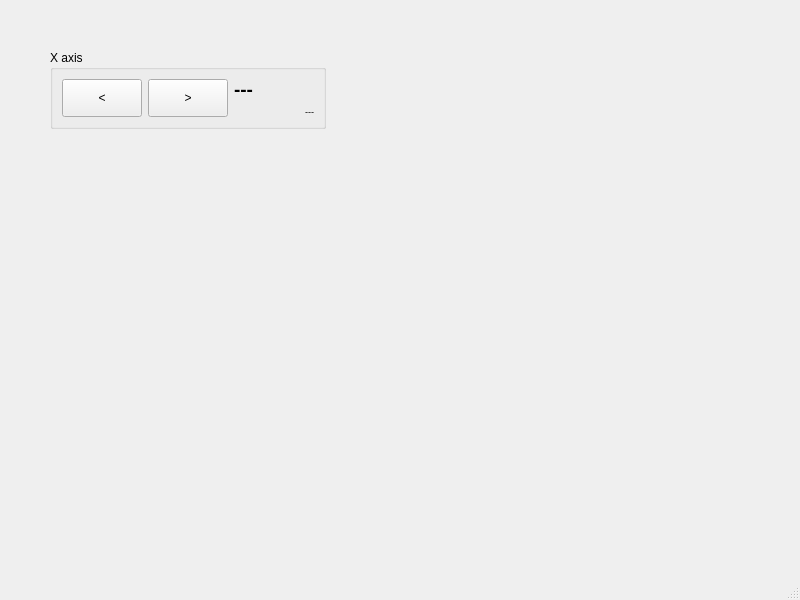
<?xml version="1.0" encoding="UTF-8"?>
<ui version="4.0">
 <class>MainWindow</class>
 <widget class="QMainWindow" name="MainWindow">
  <property name="geometry">
   <rect>
    <x>0</x>
    <y>0</y>
    <width>800</width>
    <height>600</height>
   </rect>
  </property>
  <property name="windowTitle">
   <string>MainWindow</string>
  </property>
  <widget class="QWidget" name="centralwidget">
   <widget class="QGroupBox" name="group_x_axis">
    <property name="enabled">
     <bool>true</bool>
    </property>
    <property name="geometry">
     <rect>
      <x>50</x>
      <y>50</y>
      <width>276</width>
      <height>79</height>
     </rect>
    </property>
    <property name="title">
     <string>X axis</string>
    </property>
    <layout class="QGridLayout" name="gridLayout_2">
     <item row="0" column="3">
      <layout class="QHBoxLayout" name="horizontalLayout_13">
       <item>
        <layout class="QVBoxLayout" name="verticalLayout_15">
         <item>
          <widget class="QLabel" name="label_x_pos">
           <property name="minimumSize">
            <size>
             <width>90</width>
             <height>0</height>
            </size>
           </property>
           <property name="font">
            <font>
             <pointsize>14</pointsize>
             <weight>75</weight>
             <bold>true</bold>
            </font>
           </property>
           <property name="text">
            <string>---</string>
           </property>
          </widget>
         </item>
         <item>
          <widget class="QLabel" name="label_x_pi">
           <property name="font">
            <font>
             <pointsize>7</pointsize>
            </font>
           </property>
           <property name="text">
            <string>---</string>
           </property>
           <property name="alignment">
            <set>Qt::AlignRight|Qt::AlignTrailing|Qt::AlignVCenter</set>
           </property>
          </widget>
         </item>
        </layout>
       </item>
      </layout>
     </item>
     <item row="0" column="1">
      <widget class="QPushButton" name="btn_x_right">
       <property name="sizePolicy">
        <sizepolicy hsizetype="Minimum" vsizetype="Expanding">
         <horstretch>0</horstretch>
         <verstretch>0</verstretch>
        </sizepolicy>
       </property>
       <property name="text">
        <string>&gt;</string>
       </property>
       <property name="autoRepeat">
        <bool>true</bool>
       </property>
       <property name="autoRepeatInterval">
        <number>50</number>
       </property>
      </widget>
     </item>
     <item row="0" column="0">
      <widget class="QPushButton" name="btn_x_left">
       <property name="sizePolicy">
        <sizepolicy hsizetype="Minimum" vsizetype="Expanding">
         <horstretch>0</horstretch>
         <verstretch>0</verstretch>
        </sizepolicy>
       </property>
       <property name="text">
        <string>&lt;</string>
       </property>
       <property name="autoRepeat">
        <bool>true</bool>
       </property>
       <property name="autoRepeatInterval">
        <number>50</number>
       </property>
      </widget>
     </item>
    </layout>
   </widget>
  </widget>
  <widget class="QMenuBar" name="menubar">
   <property name="geometry">
    <rect>
     <x>0</x>
     <y>0</y>
     <width>800</width>
     <height>21</height>
    </rect>
   </property>
  </widget>
  <widget class="QStatusBar" name="statusbar"/>
 </widget>
 <resources/>
 <connections/>
</ui>
